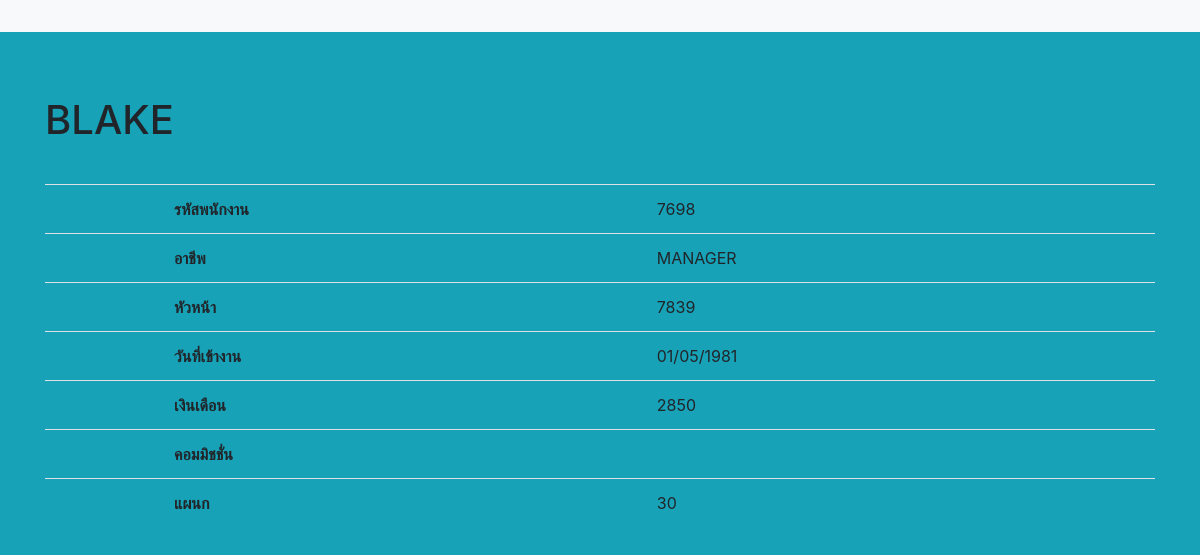
Page /pos.php (signed in) on the committed database.
### tables this page shows
CREATE TABLE `emp` (
  `EMPNO` varchar(4) NOT NULL DEFAULT '',
  `ENAME` varchar(20) DEFAULT NULL,
  `JOB` varchar(15) DEFAULT NULL,
  `MGR` varchar(4) DEFAULT NULL,
  `HIREDATE` date DEFAULT NULL,
  `SAL` int(5) DEFAULT NULL,
  `COMM` int(5) DEFAULT NULL,
  `DEPTNO` char(2) NOT NULL DEFAULT '',
  `USERNAME` varchar(20) NOT NULL,
  `PASSWORD` varchar(64) NOT NULL,
  `ROLE` varchar(20) NOT NULL
);

### pos.php (the view, shortened to what this page needs)
<!DOCTYPE html>
<html>
<head>
  <link rel="stylesheet" href="https://cdnjs.cloudflare.com/ajax/libs/font-awesome/4.7.0/css/font-awesome.min.css">
</head>
<body>
<?php require 'page1.php'; ?>
<?php
$empno = $_SESSION['empno'];
require_once 'db.php';
$sql = "SELECT * FROM emp WHERE EMPNO = ? ";
$statement = $connection->prepare($sql);
$statement->execute([$empno]);
$emp = $statement->fetch(PDO::FETCH_OBJ);
$empno = $emp->EMPNO;
$ename = $emp->ENAME;
$job = $emp->JOB;
$mgr = $emp->MGR;
$hiredate = $emp->HIREDATE;
$sal = $emp->SAL;
$comm = $emp->COMM;
$deptno = $emp->DEPTNO;
?>
<div class="container">
<br>
<br>
<th>
<p align = "center">
<?php print "<h1>\n$ename</h1>"; ?>
</p>
 </th>
 <br>
  <table class="table">
    <tbody>
      <tr>
        <td><th>รหัสพนักงาน</th></td>
        <td><?php echo $empno ?> </td>
      </tr>
      <tr>
      <td><th>อาชีพ</th></td>
        <td><?php echo $job ?> </td>
      </tr>
      <tr>
      <td><th>หัวหน้า</th></td>
        <td><?php echo $mgr ?> </td>
      </tr>
      <tr>
      <td><th>วันที่เข้างาน</th></td>
        <td><?php echo date("d/m/Y",strtotime($hiredate)) ?> </td>
      </tr>
      <tr>
      <td><th>เงินเดือน</th></td>
        <td><?php echo $sal ?> </td>
      </tr>
      <tr>
      <td><th>คอมมิชชั่น</th></td>
        <td><?php echo $comm ?> </td>
      </tr>
      <tr>
      <td><th>แผนก</th></td>
        <td><?php echo $deptno ?> </td>
      </tr>
    </tbody>
  </table>
</div>
</body>
</html>

### rows in the picture
emp: ENAME "BLAKE", EMPNO "7698", JOB "MANAGER", MGR "7839", HIREDATE "01/05/1981", SAL "2850", DEPTNO "30"
